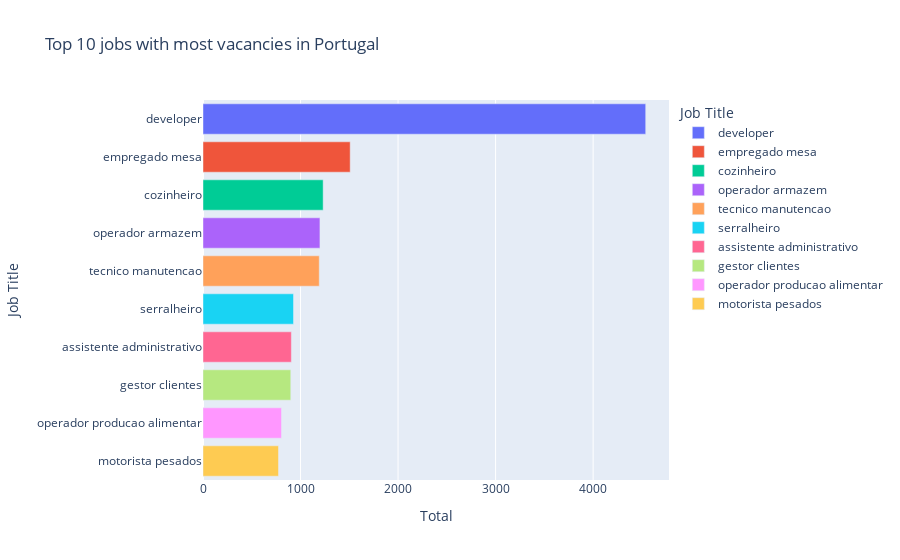

Here is the notebook cell this chart was saved with:
### Code cell
jobs_df = pd.DataFrame(df_eda.similarity_all_titles.value_counts().sort_values(ascending=False)) \
    .reset_index().rename(columns={'similarity_all_titles':'Total', 'index':'Job Title'})[:10]
fig = px.bar(jobs_df, 'Total', 'Job Title', color='Job Title',
             title='Top 10 jobs with most vacancies in Portugal')
fig.update_yaxes(type='category')
fig.show()

fig.write_image(f"Images ESCO/top10_jobs.pdf", width=950, height=525)

### Figure 1 — Plotly figure (JSON) as saved in the notebook; plotly's stock layout.template omitted (floating-point values rounded to 4 significant figures)
{"data": [{"alignmentgroup": "True", "hovertemplate": "Job Title=%{y}<br>Total=%{x}<extra></extra>", "legendgroup": "developer", "marker": {"color": "#636efa", "pattern": {"shape": ""}}, "name": "developer", "offsetgroup": "developer", "orientation": "h", "showlegend": true, "textposition": "auto", "type": "bar", "x": [4539], "xaxis": "x", "y": ["developer"], "yaxis": "y"}, {"alignmentgroup": "True", "hovertemplate": "Job Title=%{y}<br>Total=%{x}<extra></extra>", "legendgroup": "empregado mesa", "marker": {"color": "#EF553B", "pattern": {"shape": ""}}, "name": "empregado mesa", "offsetgroup": "empregado mesa", "orientation": "h", "showlegend": true, "textposition": "auto", "type": "bar", "x": [1509], "xaxis": "x", "y": ["empregado mesa"], "yaxis": "y"}, {"alignmentgroup": "True", "hovertemplate": "Job Title=%{y}<br>Total=%{x}<extra></extra>", "legendgroup": "cozinheiro", "marker": {"color": "#00cc96", "pattern": {"shape": ""}}, "name": "cozinheiro", "offsetgroup": "cozinheiro", "orientation": "h", "showlegend": true, "textposition": "auto", "type": "bar", "x": [1232], "xaxis": "x", "y": ["cozinheiro"], "yaxis": "y"}, {"alignmentgroup": "True", "hovertemplate": "Job Title=%{y}<br>Total=%{x}<extra></extra>", "legendgroup": "operador armazem", "marker": {"color": "#ab63fa", "pattern": {"shape": ""}}, "name": "operador armazem", "offsetgroup": "operador armazem", "orientation": "h", "showlegend": true, "textposition": "auto", "type": "bar", "x": [1199], "xaxis": "x", "y": ["operador armazem"], "yaxis": "y"}, {"alignmentgroup": "True", "hovertemplate": "Job Title=%{y}<br>Total=%{x}<extra></extra>", "legendgroup": "tecnico manutencao", "marker": {"color": "#FFA15A", "pattern": {"shape": ""}}, "name": "tecnico manutencao", "offsetgroup": "tecnico manutencao", "orientation": "h", "showlegend": true, "textposition": "auto", "type": "bar", "x": [1192], "xaxis": "x", "y": ["tecnico manutencao"], "yaxis": "y"}, {"alignmentgroup": "True", "hovertemplate": "Job Title=%{y}<br>Total=%{x}<extra></extra>", "legendgroup": "serralheiro", "marker": {"color": "#19d3f3", "pattern": {"shape": ""}}, "name": "serralheiro", "offsetgroup": "serralheiro", "orientation": "h", "showlegend": true, "textposition": "auto", "type": "bar", "x": [928], "xaxis": "x", "y": ["serralheiro"], "yaxis": "y"}, {"alignmentgroup": "True", "hovertemplate": "Job Title=%{y}<br>Total=%{x}<extra></extra>", "legendgroup": "assistente administrativo", "marker": {"color": "#FF6692", "pattern": {"shape": ""}}, "name": "assistente administrativo", "offsetgroup": "assistente administrativo", "orientation": "h", "showlegend": true, "textposition": "auto", "type": "bar", "x": [906], "xaxis": "x", "y": ["assistente administrativo"], "yaxis": "y"}, {"alignmentgroup": "True", "hovertemplate": "Job Title=%{y}<br>Total=%{x}<extra></extra>", "legendgroup": "gestor clientes", "marker": {"color": "#B6E880", "pattern": {"shape": ""}}, "name": "gestor clientes", "offsetgroup": "gestor clientes", "orientation": "h", "showlegend": true, "textposition": "auto", "type": "bar", "x": [900], "xaxis": "x", "y": ["gestor clientes"], "yaxis": "y"}, {"alignmentgroup": "True", "hovertemplate": "Job Title=%{y}<br>Total=%{x}<extra></extra>", "legendgroup": "operador producao alimentar", "marker": {"color": "#FF97FF", "pattern": {"shape": ""}}, "name": "operador producao alimentar", "offsetgroup": "operador producao alimentar", "orientation": "h", "showlegend": true, "textposition": "auto", "type": "bar", "x": [805], "xaxis": "x", "y": ["operador producao alimentar"], "yaxis": "y"}, {"alignmentgroup": "True", "hovertemplate": "Job Title=%{y}<br>Total=%{x}<extra></extra>", "legendgroup": "motorista pesados", "marker": {"color": "#FECB52", "pattern": {"shape": ""}}, "name": "motorista pesados", "offsetgroup": "motorista pesados", "orientation": "h", "showlegend": true, "textposition": "auto", "type": "bar", "x": [774], "xaxis": "x", "y": ["motorista pesados"], "yaxis": "y"}], "layout": {"barmode": "relative", "legend": {"title": {"text": "Job Title"}, "tracegroupgap": 0}, "title": {"text": "Top 10 jobs with most vacancies in Portugal"}, "xaxis": {"anchor": "y", "domain": [0, 1], "title": {"text": "Total"}}, "yaxis": {"anchor": "x", "categoryarray": ["motorista pesados", "operador producao alimentar", "gestor clientes", "assistente administrativo", "serralheiro", "tecnico manutencao", "operador armazem", "cozinheiro", "empregado mesa", "developer"], "categoryorder": "array", "domain": [0, 1], "title": {"text": "Job Title"}, "type": "category"}}}
